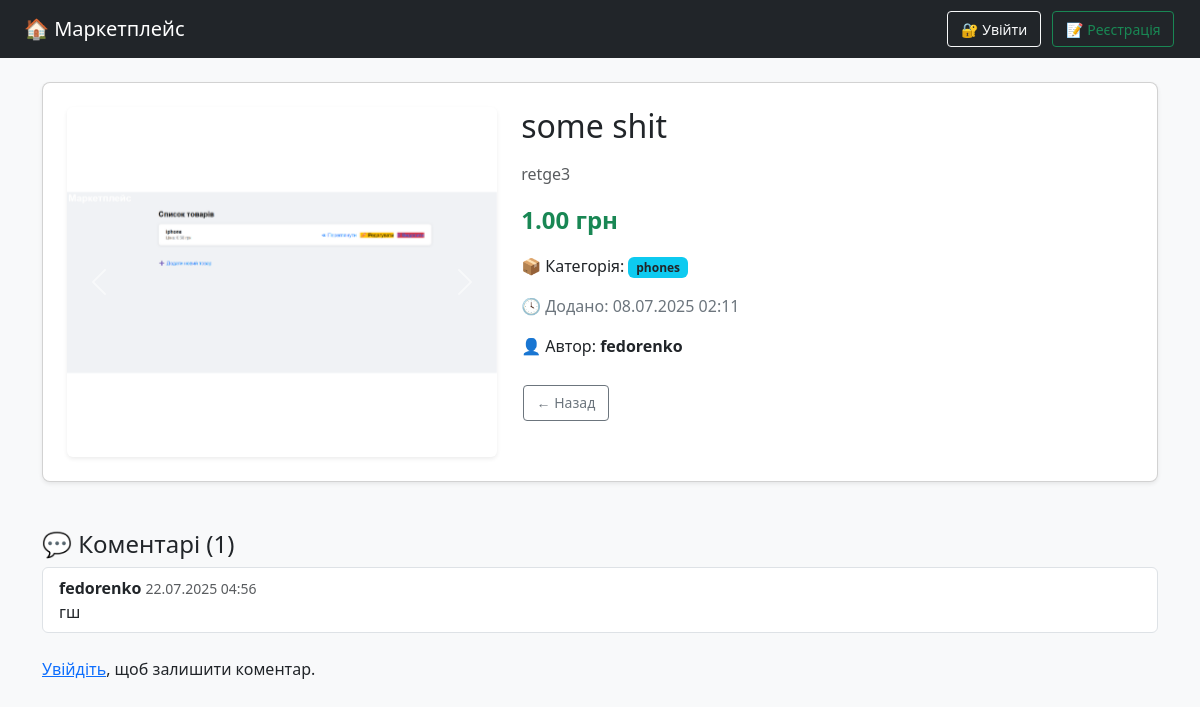
Page /7/ on the committed database.
### products/models.py (models this page shows, shortened)
class Product(models.Model):
    name = models.CharField(max_length=255)
    description = models.TextField()
    price = models.DecimalField(max_digits=10, decimal_places=2)
    image = models.ImageField(upload_to='products/', blank=True, null=True)
    category = models.ForeignKey(Category, on_delete=models.SET_NULL, null=True)
    author = models.ForeignKey(User, on_delete=models.CASCADE)
    created_at = models.DateTimeField(auto_now_add=True)

class Category(models.Model):
    name = models.CharField(max_length=100)

class Comment(models.Model):
    product = models.ForeignKey(Product, on_delete=models.CASCADE)
    author = models.ForeignKey(User, on_delete=models.CASCADE)
    content = models.TextField()
    created_at = models.DateTimeField(auto_now_add=True)

### products/views.py (the view)
# urls.py: path('<int:pk>/', views.product_detail, name='product_detail'),
def product_detail(request, pk):
    product = get_object_or_404(Product, pk=pk)
    comments = Comment.objects.filter(product=product).order_by('-created_at')
    images = ProductImage.objects.filter(product=product)
    if request.method == 'POST':
        comment_form = CommentForm(request.POST)
        if comment_form.is_valid():
            comment = comment_form.save(commit=False)
            comment.author = request.user
            comment.product = product
            comment.save()
            return redirect('product_detail', pk=product.pk)
    else:
        comment_form = CommentForm()
    return render(request, 'products/product_detail.html', {
        'product': product,
        'comments': comments,
        'comment_form': comment_form,
        'images': images
    })

### products/products/templates/products/product_detail.html (shortened to what this page needs)
{% extends 'base.html' %}
{% block content %}
<div class="card shadow-sm p-4">
  <div class="row g-4">
    <div class="col-md-5 position-relative">
      {% if product.image or product.productimage_set.exists %}
        <div id="productCarousel" class="carousel slide" data-bs-ride="carousel">
          <div class="carousel-inner rounded shadow-sm" style="max-height: 350px;">
            {% if product.image %}
              <div class="carousel-item active position-relative">
                <img src="{{ product.image.url }}" class="d-block w-100" alt="Основне зображення" style="object-fit: contain; height: 350px;">
              </div>
            {% endif %}
          </div>
          {% if product.image or product.productimage_set.count > 1 %}
            <button class="carousel-control-prev" type="button" data-bs-target="#productCarousel" data-bs-slide="prev">
              <span class="carousel-control-prev-icon"></span>
            </button>
            <button class="carousel-control-next" type="button" data-bs-target="#productCarousel" data-bs-slide="next">
              <span class="carousel-control-next-icon"></span>
            </button>
          {% endif %}
        </div>
      {% else %}
        <div class="text-muted text-center p-4 border bg-light rounded">
          Немає зображень
        </div>
      {% endif %}
    </div>
    <div class="col-md-7">
      <h2 class="mb-3">{{ product.name }}</h2>
      <p class="text-muted">{{ product.description }}</p>
      <p><strong class="fs-4 text-success">{{ product.price }} грн</strong></p>
      {% if product.category %}
        <p>📦 Категорія: <span class="badge bg-info text-dark">{{ product.category.name }}</span></p>
      {% endif %}
      <p class="text-secondary">🕓 Додано: {{ product.created_at|date:"d.m.Y H:i" }}</p>
      {% if product.author %}
        <p>👤 Автор: <strong>{{ product.author.username }}</strong></p>
      {% endif %}
      <div class="mt-4 d-flex gap-2">
        <a href="{% url 'product_list' %}" class="btn btn-outline-secondary">← Назад</a>
      </div>
    </div>
  </div>
</div>
<div class="mt-5">
  <h4>💬 Коментарі ({{ comments.count }})</h4>
  {% if comments %}
    <ul class="list-group mb-4">
      {% for comment in comments %}
        <li class="list-group-item">
          <strong>{{ comment.author.username }}</strong>
          <small class="text-muted">{{ comment.created_at|date:"d.m.Y H:i" }}</small>
          <p class="mb-0">{{ comment.content }}</p>
        </li>
      {% endfor %}
    </ul>
  {% else %}
    <p class="text-muted">Поки немає коментарів.</p>
  {% endif %}
  {% if user.is_authenticated %}
    <form method="post" class="card p-3 shadow-sm">
      {% csrf_token %}
      {{ comment_form.non_field_errors }}
      <div class="mb-2">
        {{ comment_form.content.label_tag }}
        {{ comment_form.content }}
      </div>
      <button type="submit" class="btn btn-primary">💬 Додати коментар</button>
    </form>
  {% else %}
    <p><a href="{% url 'login' %}">Увійдіть</a>, щоб залишити коментар.</p>
  {% endif %}
</div>
{% endblock %}

### products/static/products/styles.css (style rules this page uses)
body { font-family: 'Segoe UI', sans-serif; background-color: #f8f9fa; margin: 0; padding: 0; }
.card { background: white; padding: 1rem; margin-bottom: 1rem; border-radius: 8px; box-shadow: 0 1px 5px rgba(0,0,0,0.1); }
.btn { display: inline-block; padding: 0.4rem 0.8rem; margin: 0.2rem 0.1rem; text-decoration: none; border-radius: 4px; font-size: 14px; }

### rows in the picture
Product: image (picture), name "some shit", description "retge3", price "1.00", category.name "phones", created_at "08.07.2025 02:11", author.username "fedorenko"
Comment: author.username "fedorenko", created_at "22.07.2025 04:56", content "гш"

### other values in the picture
{{ comments.count }} "1"
